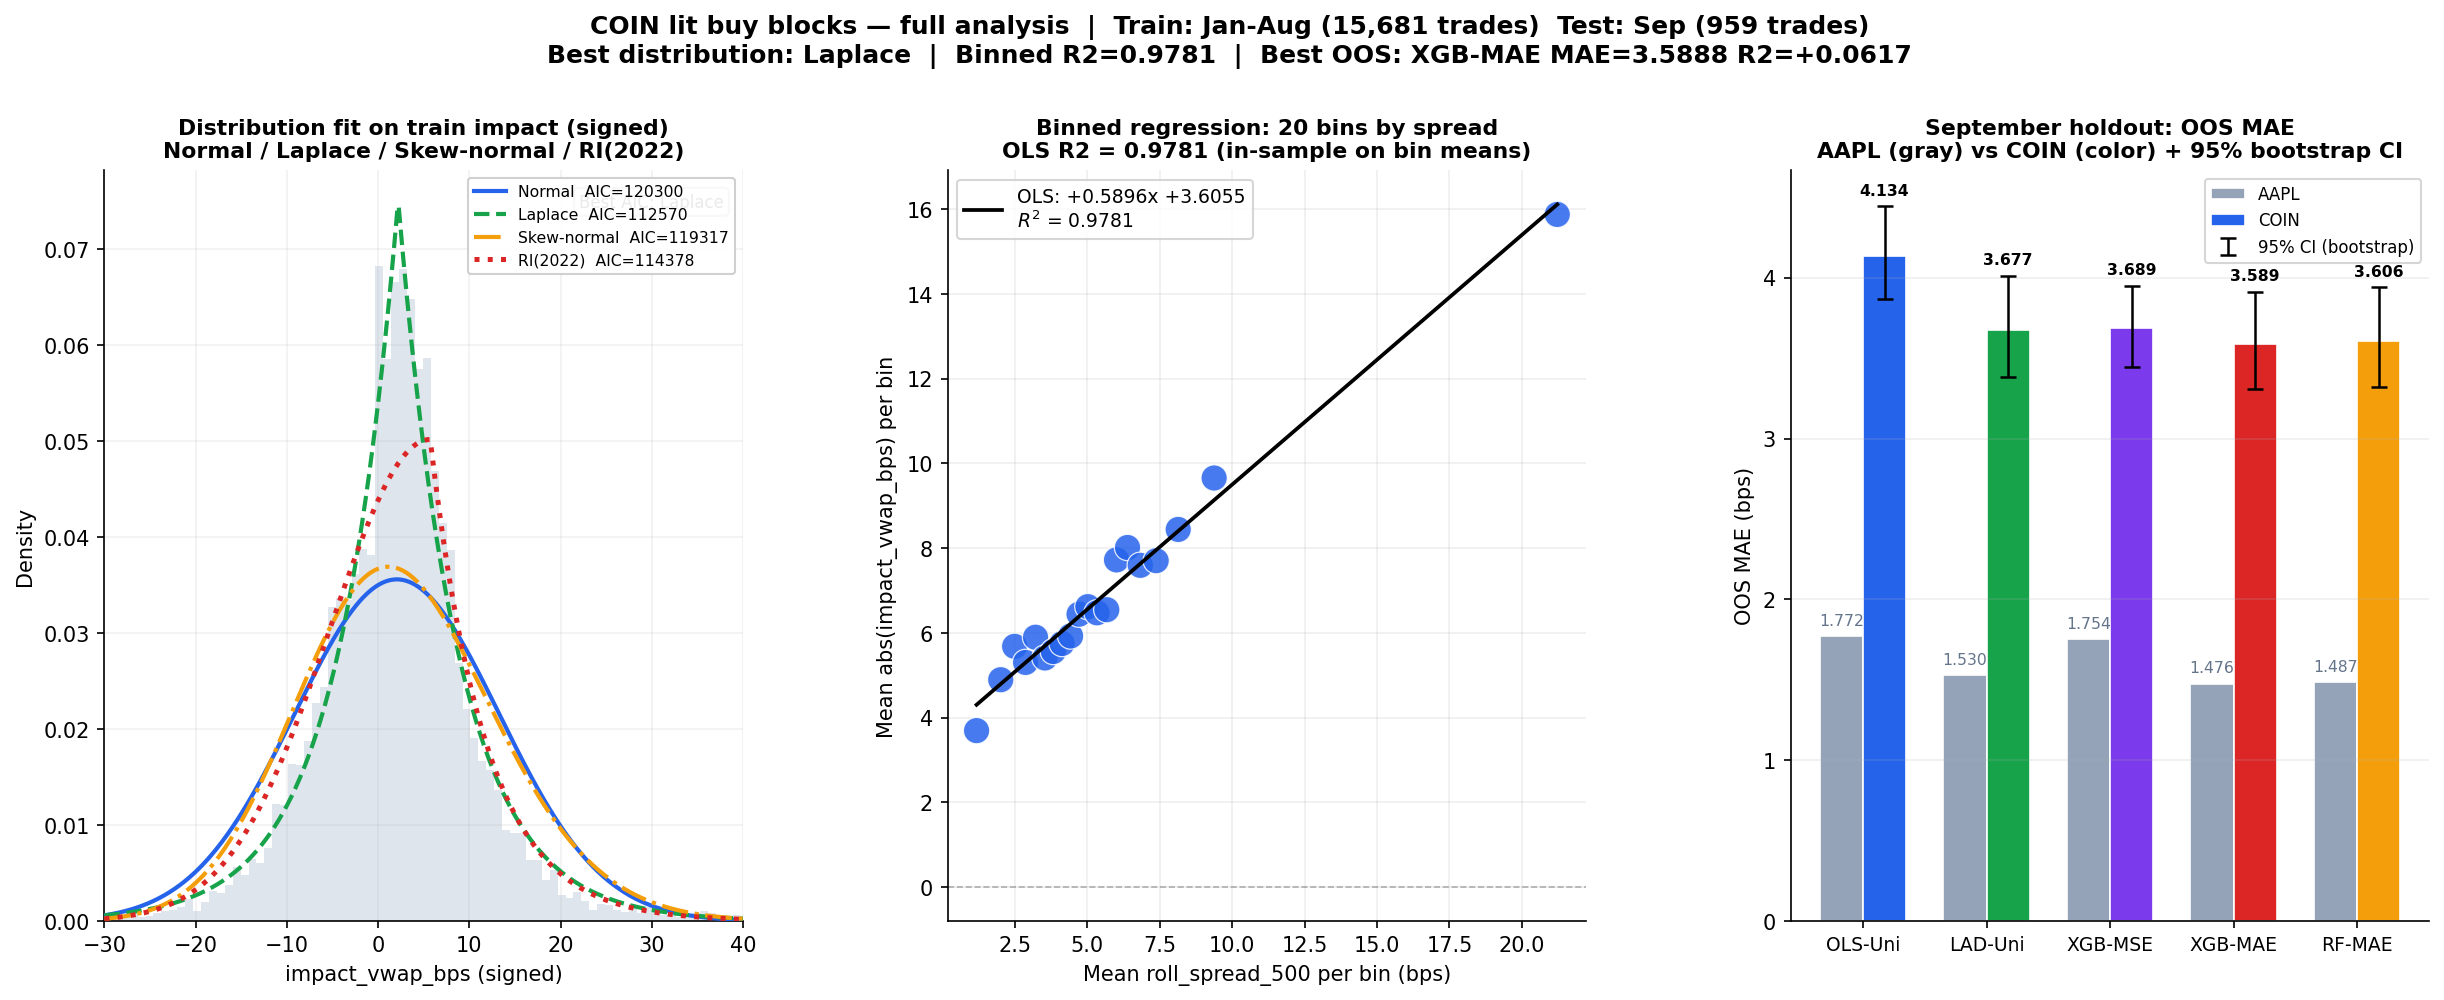

The script that saved this image:
"""
COIN full analysis — single script covering:

  (1) Distribution fits: Normal, Laplace, Skew-normal, RI(2022) on train signed impact
  (2) Binned regression: 20 bins by roll_spread_500, OLS on bin means
  (3) September holdout: OLS-Uni, LAD-Uni, XGB-MSE, XGB-MAE, RF-MAE
      All hyperparams from AAPL — no re-tuning on COIN.
  (4) Side-by-side AAPL vs COIN comparison table
  (5) Bootstrap 95% CIs on 959 test trades (1000 resamples)

Train: Jan-Aug 2024 (15,681 trades)  Test: Sep 2024 (959 trades)

Output: coin_full_analysis.png (3 panels, bar chart includes bootstrap CIs)
"""

import os
os.environ["OPENBLAS_NUM_THREADS"] = "1"
os.environ["OMP_NUM_THREADS"] = "1"

import warnings
import numpy as np
import pandas as pd
from scipy import stats
from scipy.optimize import minimize
from statsmodels.regression.quantile_regression import QuantReg
from xgboost import XGBRegressor
from sklearn.ensemble import RandomForestRegressor
import matplotlib
matplotlib.use("Agg")
import matplotlib.pyplot as plt
import matplotlib.gridspec as gridspec

# ══════════════════════════════════════════════════════════════════════════════
# Load data
# ══════════════════════════════════════════════════════════════════════════════
df_tr = pd.read_parquet("data/coin_lit_buy_features_train.parquet")
df_te = pd.read_parquet("data/coin_lit_buy_features_test.parquet")

df_tr["abs_impact"] = df_tr["impact_vwap_bps"].abs()
df_te["abs_impact"] = df_te["impact_vwap_bps"].abs()

df_tr = df_tr.sort_values("date").reset_index(drop=True)
df_te = df_te.sort_values("date").reset_index(drop=True)

print(f"Train: {len(df_tr):,} trades  |  {df_tr['date'].nunique()} days  "
      f"({df_tr['date'].min()} .. {df_tr['date'].max()})")
print(f"Test : {len(df_te):,} trades  |  {df_te['date'].nunique()} days  "
      f"({df_te['date'].min()} .. {df_te['date'].max()})")

# ══════════════════════════════════════════════════════════════════════════════
# (1) Distribution fits on train signed impact_vwap_bps
# ══════════════════════════════════════════════════════════════════════════════
print(f"\n{'='*72}")
print("(1) DISTRIBUTION FITS — COIN train impact_vwap_bps (signed)")
print(f"{'='*72}")

x_dist = df_tr["impact_vwap_bps"].to_numpy(dtype=np.float64)
n_dist = len(x_dist)

print(f"n={n_dist:,}  mean={x_dist.mean():.4f}  median={np.median(x_dist):.4f}  "
      f"std={x_dist.std():.4f}")

# ── RI(2022) helpers ─────────────────────────────────────────────────────────
SQRT_PI2 = np.sqrt(np.pi / 2.0)

def ri_neg_ll(params, x):
    mu, ls, lr = params
    s, r = np.exp(ls), np.exp(lr)
    Z  = s * SQRT_PI2 + r
    lm = x <= mu;  rm = ~lm
    return (len(x) * np.log(Z)
            + np.sum((x[lm] - mu)**2) / (2 * s**2)
            + np.sum(x[rm] - mu) / r)

def ri_pdf(x_grid, mu, s, r):
    C = 1.0 / (s * SQRT_PI2 + r)
    return np.where(x_grid <= mu,
                    C * np.exp(-((x_grid - mu)**2) / (2 * s**2)),
                    C * np.exp(-(x_grid - mu) / r))

def fit_ri(x):
    mu0  = np.median(x)
    left = x[x <= mu0];  right = x[x > mu0]
    s0   = max(left.std()  if len(left)  > 1 else 1.0, 0.05)
    r0   = max((right - mu0).mean() if len(right) > 1 else 1.0, 0.05)
    best = None
    for mu_s in (mu0, mu0 - 0.5*s0, mu0 + 0.3*r0):
        for sf in (0.5, 1.0, 2.0):
            for rf in (0.5, 1.0, 2.0):
                res = minimize(ri_neg_ll,
                               x0=[mu_s, np.log(s0*sf), np.log(r0*rf)],
                               args=(x,), method="Nelder-Mead",
                               options={"maxiter": 20_000, "xatol":1e-7, "fatol":1e-7})
                if best is None or res.fun < best.fun:
                    best = res
    return best.x[0], np.exp(best.x[1]), np.exp(best.x[2])

# Fit all 4 distributions
dist_results = []

# (a) Normal
mu_n, sig_n = stats.norm.fit(x_dist)
ll_n = stats.norm.logpdf(x_dist, mu_n, sig_n).sum()
dist_results.append(dict(model="Normal", k=2, ll=ll_n, aic=2*2 - 2*ll_n,
                         pdf_fn=lambda g, p=(mu_n, sig_n): stats.norm.pdf(g, *p)))

# (b) Laplace
loc_l, b_l = stats.laplace.fit(x_dist)
ll_l = stats.laplace.logpdf(x_dist, loc_l, b_l).sum()
dist_results.append(dict(model="Laplace", k=2, ll=ll_l, aic=2*2 - 2*ll_l,
                         pdf_fn=lambda g, p=(loc_l, b_l): stats.laplace.pdf(g, *p)))

# (c) Skew-normal
a_s, xi_s, om_s = stats.skewnorm.fit(x_dist)
ll_s = stats.skewnorm.logpdf(x_dist, a_s, xi_s, om_s).sum()
dist_results.append(dict(model="Skew-normal", k=3, ll=ll_s, aic=2*3 - 2*ll_s,
                         pdf_fn=lambda g, p=(a_s, xi_s, om_s): stats.skewnorm.pdf(g, *p)))

# (d) RI(2022)
mu_r, s_r, r_r = fit_ri(x_dist)
ll_r = -ri_neg_ll([mu_r, np.log(s_r), np.log(r_r)], x_dist)
dist_results.append(dict(model="RI(2022)", k=3, ll=ll_r, aic=2*3 - 2*ll_r,
                         pdf_fn=lambda g, p=(mu_r, s_r, r_r): ri_pdf(g, *p)))

print(f"\n  {'Model':<14} {'k':>2}  {'logL':>12}  {'AIC':>12}")
print(f"  {'-'*44}")
best_aic = min(r["aic"] for r in dist_results)
for r in dist_results:
    tag = " <-- best" if r["aic"] == best_aic else ""
    print(f"  {r['model']:<14} {r['k']:>2}  {r['ll']:>12.2f}  {r['aic']:>12.2f}{tag}")


# ══════════════════════════════════════════════════════════════════════════════
# (2) Binned regression: 20 bins by roll_spread_500
# ══════════════════════════════════════════════════════════════════════════════
print(f"\n{'='*72}")
print("(2) BINNED REGRESSION — 20 bins by roll_spread_500 (train)")
print(f"{'='*72}")

N_BINS = 20
df_tr["bin"] = pd.qcut(df_tr["roll_spread_500"], q=N_BINS, labels=False, duplicates="drop")

bins_df = (
    df_tr.groupby("bin", observed=True)
    .agg(mean_spread=("roll_spread_500", "mean"),
         mean_abs   =("abs_impact",      "mean"),
         count      =("abs_impact",      "count"))
    .reset_index(drop=True)
)

s_bins = bins_df["mean_spread"].to_numpy()
y_bins = bins_df["mean_abs"].to_numpy()
cnt_bins = bins_df["count"].to_numpy()

# OLS on bin means
Xm = np.column_stack([s_bins, np.ones(len(s_bins))])
beta_bin, *_ = np.linalg.lstsq(Xm, y_bins, rcond=None)
c1_bin, c2_bin = beta_bin
yhat_bin = Xm @ beta_bin
ss_res = ((y_bins - yhat_bin)**2).sum()
ss_tot = ((y_bins - y_bins.mean())**2).sum()
r2_bin = 1.0 - ss_res / ss_tot if ss_tot > 0 else np.nan

print(f"  OLS: abs_impact = {c1_bin:+.4f} * spread {c2_bin:+.4f}")
print(f"  In-sample R2 (on {len(bins_df)} bin means) = {r2_bin:.4f}")
print(f"  Median count per bin = {int(np.median(cnt_bins))}")


# ══════════════════════════════════════════════════════════════════════════════
# (3) September holdout — 5 models with AAPL's best hyperparams
# ══════════════════════════════════════════════════════════════════════════════
print(f"\n{'='*72}")
print("(3) SEPTEMBER HOLDOUT — AAPL hyperparams transferred to COIN")
print(f"{'='*72}")

FEATURES_3 = ["roll_spread_500", "roll_vol_500", "participation_rate"]

# Metric helpers
def r2_fn(ytrue, ypred):
    ss_res = ((ytrue - ypred)**2).sum()
    ss_tot = ((ytrue - ytrue.mean())**2).sum()
    return 1.0 - ss_res / ss_tot if ss_tot > 0 else np.nan

def mae_fn(ytrue, ypred):
    return np.mean(np.abs(ytrue - ypred))

# Feature arrays
spread_tr = df_tr["roll_spread_500"].to_numpy(dtype=np.float64)
spread_te = df_te["roll_spread_500"].to_numpy(dtype=np.float64)
y_tr_abs  = df_tr["abs_impact"].to_numpy(dtype=np.float64)
y_te_abs  = df_te["abs_impact"].to_numpy(dtype=np.float64)

Xlad_tr = np.column_stack([spread_tr, np.ones(len(df_tr))])
Xlad_te = np.column_stack([spread_te, np.ones(len(df_te))])

X3_tr = df_tr[FEATURES_3].to_numpy(dtype=np.float64)
X3_te = df_te[FEATURES_3].to_numpy(dtype=np.float64)

MODEL_NAMES = ["OLS-Uni", "LAD-Uni", "XGB-MSE", "XGB-MAE", "RF-MAE"]
model_results = {}

# ── (a) OLS-Uni ──────────────────────────────────────────────────────────────
print("\n--- OLS-Uni ---")
beta_ols, *_ = np.linalg.lstsq(Xlad_tr, y_tr_abs, rcond=None)
pred_ols = np.maximum(Xlad_te @ beta_ols, 0.0)
r2_ols_oos = r2_fn(y_te_abs, pred_ols)
mae_ols_oos = mae_fn(y_te_abs, pred_ols)
print(f"  c1={beta_ols[0]:+.5f}  c2={beta_ols[1]:+.5f}  OOS R2={r2_ols_oos:+.4f}  MAE={mae_ols_oos:.4f}")
model_results["OLS-Uni"] = {"r2": r2_ols_oos, "mae": mae_ols_oos, "pred": pred_ols}

# ── (b) LAD-Uni ──────────────────────────────────────────────────────────────
print("--- LAD-Uni ---")
with warnings.catch_warnings():
    warnings.simplefilter("ignore")
    lad_res = QuantReg(y_tr_abs, Xlad_tr).fit(q=0.5, max_iter=2000, p_tol=1e-6)
beta_lad = lad_res.params
pred_lad = np.maximum(Xlad_te @ beta_lad, 0.0)
r2_lad_oos = r2_fn(y_te_abs, pred_lad)
mae_lad_oos = mae_fn(y_te_abs, pred_lad)
print(f"  c1={beta_lad[0]:+.5f}  c2={beta_lad[1]:+.5f}  OOS R2={r2_lad_oos:+.4f}  MAE={mae_lad_oos:.4f}")
model_results["LAD-Uni"] = {"r2": r2_lad_oos, "mae": mae_lad_oos, "pred": pred_lad}

# ── (c) XGB-MSE ──────────────────────────────────────────────────────────────
print("--- XGB-MSE (AAPL hyperparams) ---")
xgb_mse = XGBRegressor(
    objective="reg:squarederror",
    max_depth=3, n_estimators=50, learning_rate=0.1,
    min_child_weight=1, reg_alpha=10, reg_lambda=10,
    tree_method="hist", verbosity=0, random_state=42, n_jobs=1,
)
xgb_mse.fit(X3_tr, y_tr_abs)
pred_xgb_mse = np.maximum(xgb_mse.predict(X3_te), 0.0)
r2_xm = r2_fn(y_te_abs, pred_xgb_mse)
mae_xm = mae_fn(y_te_abs, pred_xgb_mse)
print(f"  OOS R2={r2_xm:+.4f}  MAE={mae_xm:.4f}")
model_results["XGB-MSE"] = {"r2": r2_xm, "mae": mae_xm, "pred": pred_xgb_mse}

# ── (d) XGB-MAE ──────────────────────────────────────────────────────────────
print("--- XGB-MAE (AAPL hyperparams) ---")
xgb_mae = XGBRegressor(
    objective="reg:absoluteerror",
    max_depth=3, n_estimators=50, learning_rate=0.1,
    min_child_weight=1, reg_alpha=10, reg_lambda=10,
    tree_method="hist", verbosity=0, random_state=42, n_jobs=1,
)
xgb_mae.fit(X3_tr, y_tr_abs)
pred_xgb_mae = np.maximum(xgb_mae.predict(X3_te), 0.0)
r2_xa = r2_fn(y_te_abs, pred_xgb_mae)
mae_xa = mae_fn(y_te_abs, pred_xgb_mae)
print(f"  OOS R2={r2_xa:+.4f}  MAE={mae_xa:.4f}")
model_results["XGB-MAE"] = {"r2": r2_xa, "mae": mae_xa, "pred": pred_xgb_mae}

# ── (e) RF-MAE ───────────────────────────────────────────────────────────────
print("--- RF-MAE (AAPL hyperparams) ---")
rf_mae = RandomForestRegressor(
    criterion="absolute_error",
    max_depth=None, max_features="sqrt", min_samples_leaf=50,
    n_estimators=200, random_state=42, n_jobs=-1,
)
rf_mae.fit(X3_tr, y_tr_abs)
pred_rf_mae = np.maximum(rf_mae.predict(X3_te), 0.0)
r2_rf = r2_fn(y_te_abs, pred_rf_mae)
mae_rf = mae_fn(y_te_abs, pred_rf_mae)
print(f"  OOS R2={r2_rf:+.4f}  MAE={mae_rf:.4f}")
print(f"  Feature importances: {dict(zip(FEATURES_3, rf_mae.feature_importances_.round(4)))}")
model_results["RF-MAE"] = {"r2": r2_rf, "mae": mae_rf, "pred": pred_rf_mae}

# ── Summary table ────────────────────────────────────────────────────────────
print(f"\n{'='*62}")
print(f"  {'Model':<12}  {'OOS R2':>9}  {'OOS MAE':>9}")
print(f"  {'-'*34}")
for nm in MODEL_NAMES:
    info = model_results[nm]
    print(f"  {nm:<12}  {info['r2']:>+9.4f}  {info['mae']:>9.4f}")
print(f"{'='*62}")


# ══════════════════════════════════════════════════════════════════════════════
# (4) AAPL vs COIN side-by-side comparison
# ══════════════════════════════════════════════════════════════════════════════
print(f"\n\n{'='*80}")
print(f"{'AAPL vs COIN — FULL COMPARISON':^80}")
print(f"{'='*80}")

AAPL_RESULTS = {
    "OLS-Uni": {"r2": +0.016, "mae": 1.772},
    "LAD-Uni": {"r2": -0.068, "mae": 1.530},
    "XGB-MSE": {"r2": +0.082, "mae": 1.754},
    "XGB-MAE": {"r2": +0.051, "mae": 1.476},
    "RF-MAE":  {"r2": +0.073, "mae": 1.487},
}

print(f"\n  {'--- Distribution fit (train, signed impact) ---'}")
print(f"  {'Distribution':<14} {'COIN AIC':>14}")
print(f"  {'-'*30}")
for r in dist_results:
    print(f"  {r['model']:<14} {r['aic']:>14.1f}")
best_dist = min(dist_results, key=lambda r: r["aic"])
print(f"  Best: {best_dist['model']}")

print(f"\n  {'--- Binned regression (train, 20 bins) ---'}")
print(f"  {'Metric':<28} {'COIN':>14}")
print(f"  {'-'*44}")
print(f"  {'Slope (c1)':<28} {c1_bin:>+14.4f}")
print(f"  {'Intercept (c2)':<28} {c2_bin:>+14.4f}")
print(f"  {'In-sample R2':<28} {r2_bin:>14.4f}")

print(f"\n  {'--- September holdout (OOS) ---'}")
print(f"  {'Model':<12}  {'AAPL R2':>9}  {'AAPL MAE':>9}  {'COIN R2':>9}  {'COIN MAE':>9}")
print(f"  {'-'*54}")
for nm in MODEL_NAMES:
    ar, am = AAPL_RESULTS[nm]["r2"], AAPL_RESULTS[nm]["mae"]
    cr, cm = model_results[nm]["r2"], model_results[nm]["mae"]
    print(f"  {nm:<12}  {ar:>+9.4f}  {am:>9.4f}  {cr:>+9.4f}  {cm:>9.4f}")

# Dataset comparison
aapl_tr = pd.read_parquet("data/lit_buy_features_v2.parquet")
aapl_te = pd.read_parquet("data/lit_buy_features_v2_sep.parquet")

print(f"\n  {'--- Dataset size ---'}")
print(f"  {'Metric':<28} {'AAPL':>14} {'COIN':>14}")
print(f"  {'-'*58}")
print(f"  {'Train trades':<28} {len(aapl_tr):>14,} {len(df_tr):>14,}")
print(f"  {'Test trades':<28} {len(aapl_te):>14,} {len(df_te):>14,}")
print(f"  {'Train abs(impact) mean':<28} {aapl_tr['impact_vwap_bps'].abs().mean():>14.4f} {df_tr['abs_impact'].mean():>14.4f}")
print(f"  {'Test abs(impact) mean':<28} {aapl_te['impact_vwap_bps'].abs().mean():>14.4f} {df_te['abs_impact'].mean():>14.4f}")
print(f"  {'Train roll_spread mean':<28} {aapl_tr['roll_spread_500'].mean():>14.4f} {df_tr['roll_spread_500'].mean():>14.4f}")
print(f"  {'Test roll_spread mean':<28} {aapl_te['roll_spread_500'].mean():>14.4f} {df_te['roll_spread_500'].mean():>14.4f}")
print(f"{'='*80}")


# ══════════════════════════════════════════════════════════════════════════════
# (5) Bootstrap 95% CIs on September test trades
# ══════════════════════════════════════════════════════════════════════════════
print(f"\n\n{'='*80}")
print(f"(5) BOOTSTRAP 95% CIs — 1,000 resamples of {len(df_te):,} test trades")
print(f"{'='*80}")

N_BOOT = 1000
rng = np.random.default_rng(42)
n_te = len(y_te_abs)
boot_idx = rng.integers(0, n_te, size=(N_BOOT, n_te))

boot_results = {}  # model -> {"mae_lo", "mae_hi", "mae_samples", "r2_lo", "r2_hi", "r2_samples"}

for nm in MODEL_NAMES:
    pred = model_results[nm]["pred"]
    mae_samples = np.empty(N_BOOT)
    r2_samples  = np.empty(N_BOOT)

    for b in range(N_BOOT):
        idx = boot_idx[b]
        y_b = y_te_abs[idx]
        p_b = pred[idx]
        mae_samples[b] = np.mean(np.abs(y_b - p_b))
        ss_res = ((y_b - p_b)**2).sum()
        ss_tot = ((y_b - y_b.mean())**2).sum()
        r2_samples[b] = 1.0 - ss_res / ss_tot if ss_tot > 0 else np.nan

    mae_lo, mae_hi = np.percentile(mae_samples, [2.5, 97.5])
    r2_lo,  r2_hi  = np.percentile(r2_samples,  [2.5, 97.5])

    boot_results[nm] = {
        "mae_lo": mae_lo, "mae_hi": mae_hi, "mae_samples": mae_samples,
        "r2_lo": r2_lo, "r2_hi": r2_hi, "r2_samples": r2_samples,
    }

# Print bootstrap table
print(f"\n  {'Model':<12}  {'MAE':>7}  {'MAE 95% CI':>18}  {'CI width':>9}  "
      f"{'R2':>7}  {'R2 95% CI':>20}  {'CI width':>9}")
print(f"  {'-'*90}")
for nm in MODEL_NAMES:
    m  = model_results[nm]
    br = boot_results[nm]
    mae_w = br["mae_hi"] - br["mae_lo"]
    r2_w  = br["r2_hi"]  - br["r2_lo"]
    print(f"  {nm:<12}  {m['mae']:>7.4f}  [{br['mae_lo']:.4f}, {br['mae_hi']:.4f}]  "
          f"{mae_w:>9.4f}  {m['r2']:>+7.4f}  [{br['r2_lo']:+.4f}, {br['r2_hi']:+.4f}]  "
          f"{r2_w:>9.4f}")

# Pairwise overlap analysis
print(f"\n  {'--- Pairwise MAE CI overlap ---'}")
print(f"  Pairs where CIs overlap => difference NOT statistically significant at 95%")
print(f"  {'Model A':<12} {'Model B':<12} {'Overlap?':>10} {'A-B diff':>10}")
print(f"  {'-'*48}")
for i, nm_a in enumerate(MODEL_NAMES):
    for nm_b in MODEL_NAMES[i+1:]:
        a = boot_results[nm_a]
        b = boot_results[nm_b]
        overlap = a["mae_lo"] <= b["mae_hi"] and b["mae_lo"] <= a["mae_hi"]
        diff = model_results[nm_a]["mae"] - model_results[nm_b]["mae"]
        tag = "YES" if overlap else "NO"
        print(f"  {nm_a:<12} {nm_b:<12} {tag:>10} {diff:>+10.4f}")

# Paired bootstrap: fraction of times model A beats model B on MAE
print(f"\n  {'--- Paired bootstrap: P(A < B on MAE) ---'}")
print(f"  {'':>12}", end="")
for nm in MODEL_NAMES:
    print(f"  {nm:>10}", end="")
print()
for nm_a in MODEL_NAMES:
    print(f"  {nm_a:<12}", end="")
    for nm_b in MODEL_NAMES:
        if nm_a == nm_b:
            print(f"  {'---':>10}", end="")
        else:
            p = (boot_results[nm_a]["mae_samples"] < boot_results[nm_b]["mae_samples"]).mean()
            print(f"  {p:>10.3f}", end="")
    print()

print(f"\n{'='*80}")


# ══════════════════════════════════════════════════════════════════════════════
# PLOT — 3 panels
# ══════════════════════════════════════════════════════════════════════════════
fig = plt.figure(figsize=(20, 6.5))
gs_fig = gridspec.GridSpec(1, 3, figure=fig, wspace=0.32)

# ── Panel 1: Distribution fit ────────────────────────────────────────────────
ax1 = fig.add_subplot(gs_fig[0, 0])

lo = max(np.percentile(x_dist, 0.5), -30.0)
hi = min(np.percentile(x_dist, 99.5), 40.0)
x_grid = np.linspace(lo, hi, 600)

ax1.hist(x_dist[(x_dist >= lo) & (x_dist <= hi)], bins=80, density=True,
         color="#cbd5e1", alpha=0.60, edgecolor="none", zorder=1)

DIST_STYLES = {
    "Normal":      dict(color="#2563eb", ls="-",  lw=2.0),
    "Laplace":     dict(color="#16a34a", ls="--", lw=2.0),
    "Skew-normal": dict(color="#f59e0b", ls="-.", lw=2.0),
    "RI(2022)":    dict(color="#dc2626", ls=":",  lw=2.4),
}

for r in dist_results:
    st = DIST_STYLES[r["model"]]
    ax1.plot(x_grid, r["pdf_fn"](x_grid),
             color=st["color"], ls=st["ls"], lw=st["lw"],
             label=f"{r['model']}  AIC={r['aic']:.0f}", zorder=3)

ax1.text(0.97, 0.97, f"Best AIC: {best_dist['model']}",
         transform=ax1.transAxes, fontsize=8, ha="right", va="top",
         bbox=dict(boxstyle="round,pad=0.3", fc="white", ec="#94a3b8", alpha=0.9))

ax1.set_xlim(lo, hi)
ax1.set_xlabel("impact_vwap_bps (signed)", fontsize=10)
ax1.set_ylabel("Density", fontsize=10)
ax1.set_title("Distribution fit on train impact (signed)\nNormal / Laplace / Skew-normal / RI(2022)",
              fontsize=10.5, fontweight="bold")
ax1.legend(fontsize=7.5, loc="upper right", framealpha=0.92)
ax1.grid(True, alpha=0.18)
ax1.spines["top"].set_visible(False)
ax1.spines["right"].set_visible(False)

# ── Panel 2: Binned regression ───────────────────────────────────────────────
ax2 = fig.add_subplot(gs_fig[0, 1])

sizes = 40 + 120 * (cnt_bins / cnt_bins.max())
ax2.scatter(s_bins, y_bins, s=sizes, color="#2563eb", alpha=0.85,
            edgecolors="white", linewidths=0.6, zorder=3)

s_line = np.linspace(s_bins.min(), s_bins.max(), 200)
y_line = c1_bin * s_line + c2_bin
ax2.plot(s_line, y_line, color="black", lw=1.8, zorder=4,
         label=f"OLS: {c1_bin:+.4f}x {c2_bin:+.4f}\n$R^2$ = {r2_bin:.4f}")

ax2.axhline(0, color="gray", lw=0.8, ls="--", alpha=0.6)
ax2.set_xlabel("Mean roll_spread_500 per bin (bps)", fontsize=10)
ax2.set_ylabel("Mean abs(impact_vwap_bps) per bin", fontsize=10)
ax2.set_title(f"Binned regression: 20 bins by spread\n"
              f"OLS R2 = {r2_bin:.4f} (in-sample on bin means)",
              fontsize=10.5, fontweight="bold")
ax2.legend(fontsize=9, loc="upper left")
ax2.grid(True, alpha=0.2)
ax2.spines["top"].set_visible(False)
ax2.spines["right"].set_visible(False)

# ── Panel 3: Model comparison bar chart with bootstrap CIs ───────────────────
ax3 = fig.add_subplot(gs_fig[0, 2])

COLORS = ["#2563eb", "#16a34a", "#7c3aed", "#dc2626", "#f59e0b"]
xpos = np.arange(len(MODEL_NAMES))
w = 0.35

aapl_maes = [AAPL_RESULTS[nm]["mae"] for nm in MODEL_NAMES]
coin_maes = [model_results[nm]["mae"] for nm in MODEL_NAMES]

# Bootstrap error bars for COIN (asymmetric: [point - lo, hi - point])
coin_errs_lo = [model_results[nm]["mae"] - boot_results[nm]["mae_lo"] for nm in MODEL_NAMES]
coin_errs_hi = [boot_results[nm]["mae_hi"] - model_results[nm]["mae"] for nm in MODEL_NAMES]

bars_a = ax3.bar(xpos - w/2, aapl_maes, width=w, color="#94a3b8",
                 edgecolor="white", linewidth=0.8, label="AAPL")
bars_c = ax3.bar(xpos + w/2, coin_maes, width=w, color=COLORS,
                 edgecolor="white", linewidth=0.8, label="COIN")
ax3.errorbar(xpos + w/2, coin_maes,
             yerr=[coin_errs_lo, coin_errs_hi],
             fmt="none", ecolor="black", elinewidth=1.2, capsize=4, capthick=1.2,
             zorder=5, label="95% CI (bootstrap)")

for bar, v in zip(bars_a, aapl_maes):
    ax3.text(bar.get_x() + bar.get_width()/2, v + 0.05,
             f"{v:.3f}", ha="center", va="bottom", fontsize=7.5, color="#64748b")
for bar, v, br_nm in zip(bars_c, coin_maes, MODEL_NAMES):
    br = boot_results[br_nm]
    ax3.text(bar.get_x() + bar.get_width()/2, br["mae_hi"] + 0.05,
             f"{v:.3f}", ha="center", va="bottom", fontsize=7.5, fontweight="bold")

ax3.set_xticks(xpos)
ax3.set_xticklabels(MODEL_NAMES, fontsize=9)
ax3.set_ylabel("OOS MAE (bps)", fontsize=10)
ax3.set_title("September holdout: OOS MAE\nAAPL (gray) vs COIN (color) + 95% bootstrap CI",
              fontsize=10.5, fontweight="bold")
ax3.legend(fontsize=8)
ax3.grid(True, axis="y", alpha=0.2)
ax3.spines["top"].set_visible(False)
ax3.spines["right"].set_visible(False)

# ── Suptitle ─────────────────────────────────────────────────────────────────
best_coin_model = min(model_results, key=lambda k: model_results[k]["mae"])
best_coin_mae = model_results[best_coin_model]["mae"]
best_coin_r2  = model_results[best_coin_model]["r2"]

fig.suptitle(
    f"COIN lit buy blocks — full analysis  |  "
    f"Train: Jan-Aug ({len(df_tr):,} trades)  Test: Sep ({len(df_te):,} trades)\n"
    f"Best distribution: {best_dist['model']}  |  "
    f"Binned R2={r2_bin:.4f}  |  "
    f"Best OOS: {best_coin_model} MAE={best_coin_mae:.4f} R2={best_coin_r2:+.4f}",
    fontsize=12, fontweight="bold", y=1.04,
)

plt.savefig("coin_full_analysis.png", dpi=150, bbox_inches="tight")
print(f"\nSaved -> coin_full_analysis.png")
